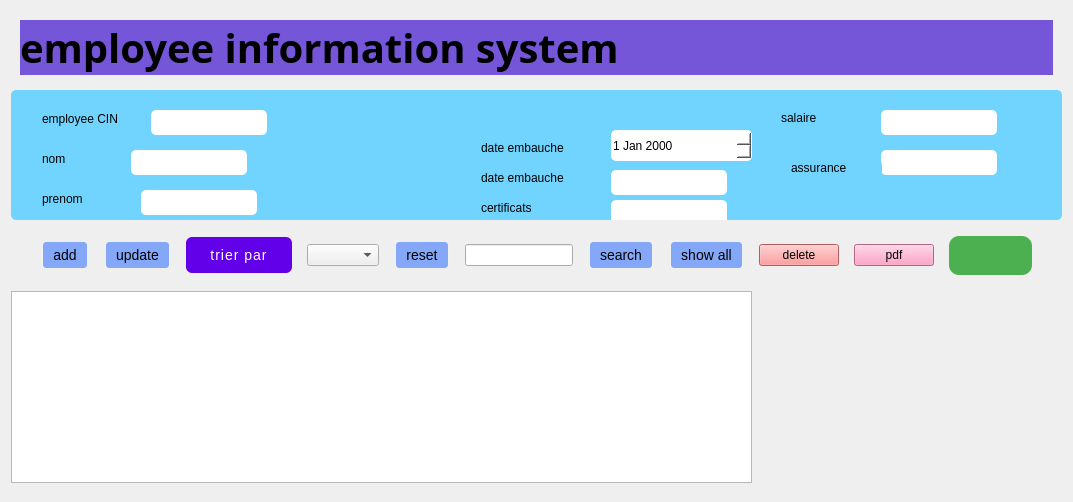
    <widget class="QWidget" name="dashboard_page_2">
     <layout class="QGridLayout" name="gridLayout_7">
      <item row="1" column="0">
       <widget class="QFrame" name="info_frame_2">
        <property name="minimumSize">
         <size>
          <width>130</width>
          <height>130</height>
         </size>
        </property>
        <property name="styleSheet">
         <string notr="true">border:none;
background-color: rgb(112, 212, 255);
border-radius:5px;</string>
        </property>
        <property name="frameShape">
         <enum>QFrame::Shape::NoFrame</enum>
        </property>
        <widget class="QDateEdit" name="dateEdit_8">
         <property name="geometry">
          <rect>
           <x>600</x>
           <y>40</y>
           <width>141</width>
           <height>31</height>
          </rect>
         </property>
         <property name="styleSheet">
          <string notr="true">background-color:white;</string>
         </property>
        </widget>
        <widget class="QLineEdit" name="lineEdit_24">
         <property name="geometry">
          <rect>
           <x>130</x>
           <y>100</y>
           <width>116</width>
           <height>25</height>
          </rect>
         </property>
         <property name="styleSheet">
          <string notr="true">background-color: rgb(255, 255, 255);</string>
         </property>
        </widget>
        <widget class="QLabel" name="label_59">
         <property name="geometry">
          <rect>
           <x>50</x>
           <y>140</y>
           <width>51</width>
           <height>16</height>
          </rect>
         </property>
         <property name="text">
          <string>email</string>
         </property>
        </widget>
        <widget class="QLabel" name="label_60">
         <property name="geometry">
          <rect>
           <x>470</x>
           <y>50</y>
           <width>111</width>
           <height>16</height>
          </rect>
         </property>
         <property name="text">
          <string>date embauche</string>
         </property>
        </widget>
        <widget class="QLabel" name="label_86">
         <property name="geometry">
          <rect>
           <x>31</x>
           <y>61</y>
           <width>91</width>
           <height>16</height>
          </rect>
         </property>
         <property name="text">
          <string>nom</string>
         </property>
        </widget>
        <widget class="QLabel" name="label_87">
         <property name="geometry">
          <rect>
           <x>31</x>
           <y>101</y>
           <width>71</width>
           <height>16</height>
          </rect>
         </property>
         <property name="text">
          <string>prenom</string>
         </property>
        </widget>
        <widget class="QLineEdit" name="lineEdit_25">
         <property name="geometry">
          <rect>
           <x>120</x>
           <y>60</y>
           <width>116</width>
           <height>25</height>
          </rect>
         </property>
         <property name="styleSheet">
          <string notr="true">background-color: rgb(255, 255, 255);</string>
         </property>
        </widget>
        <widget class="QLineEdit" name="lineEdit_26">
         <property name="geometry">
          <rect>
           <x>140</x>
           <y>20</y>
           <width>116</width>
           <height>25</height>
          </rect>
         </property>
         <property name="styleSheet">
          <string notr="true">background-color: rgb(255, 255, 255);</string>
         </property>
        </widget>
        <widget class="QLabel" name="label_88">
         <property name="geometry">
          <rect>
           <x>31</x>
           <y>21</y>
           <width>101</width>
           <height>16</height>
          </rect>
         </property>
         <property name="text">
          <string>employee CIN</string>
         </property>
        </widget>
        <widget class="QLineEdit" name="lineEdit_email_2">
         <property name="geometry">
          <rect>
           <x>120</x>
           <y>140</y>
           <width>116</width>
           <height>25</height>
          </rect>
         </property>
         <property name="styleSheet">
          <string notr="true">background-color: rgb(255, 255, 255);</string>
         </property>
        </widget>
        <widget class="QLineEdit" name="lineEdit_date_2">
         <property name="geometry">
          <rect>
           <x>600</x>
           <y>80</y>
           <width>116</width>
           <height>25</height>
          </rect>
         </property>
         <property name="styleSheet">
          <string notr="true">background-color: rgb(255, 255, 255);</string>
         </property>
        </widget>
        <widget class="QLineEdit" name="lineEdit_certificats_2">
         <property name="geometry">
          <rect>
           <x>600</x>
           <y>110</y>
           <width>116</width>
           <height>25</height>
          </rect>
         </property>
         <property name="styleSheet">
          <string notr="true">background-color: rgb(255, 255, 255);</string>
         </property>
        </widget>
        <widget class="QLineEdit" name="lineEdit_diplomes_2">
         <property name="geometry">
          <rect>
           <x>600</x>
           <y>140</y>
           <width>116</width>
           <height>25</height>
          </rect>
         </property>
         <property name="styleSheet">
          <string notr="true">background-color: rgb(255, 255, 255);</string>
         </property>
        </widget>
        <widget class="QLineEdit" name="lineEdit_assurance_2">
         <property name="geometry">
          <rect>
           <x>870</x>
           <y>60</y>
           <width>116</width>
           <height>25</height>
          </rect>
         </property>
         <property name="styleSheet">
          <string notr="true">background-color: rgb(255, 255, 255);</string>
         </property>
        </widget>
        <widget class="QLabel" name="label_89">
         <property name="geometry">
          <rect>
           <x>470</x>
           <y>110</y>
           <width>111</width>
           <height>16</height>
          </rect>
         </property>
         <property name="text">
          <string>certificats</string>
         </property>
        </widget>
        <widget class="QLabel" name="label_90">
         <property name="geometry">
          <rect>
           <x>470</x>
           <y>140</y>
           <width>111</width>
           <height>16</height>
          </rect>
         </property>
         <property name="text">
          <string>diplomes</string>
         </property>
        </widget>
        <widget class="QLabel" name="label_91">
         <property name="geometry">
          <rect>
           <x>470</x>
           <y>80</y>
           <width>111</width>
           <height>16</height>
          </rect>
         </property>
         <property name="text">
          <string>date embauche</string>
         </property>
        </widget>
        <widget class="QLabel" name="label_92">
         <property name="geometry">
          <rect>
           <x>780</x>
           <y>70</y>
           <width>91</width>
           <height>16</height>
          </rect>
         </property>
         <property name="text">
          <string>assurance</string>
         </property>
        </widget>
        <widget class="QLineEdit" name="lineEdit_salaire_3">
         <property name="geometry">
          <rect>
           <x>870</x>
           <y>20</y>
           <width>116</width>
           <height>25</height>
          </rect>
         </property>
         <property name="styleSheet">
          <string notr="true">background-color: rgb(255, 255, 255);</string>
         </property>
        </widget>
        <widget class="QLabel" name="label_93">
         <property name="geometry">
          <rect>
           <x>770</x>
           <y>20</y>
           <width>91</width>
           <height>16</height>
          </rect>
         </property>
         <property name="text">
          <string>salaire</string>
         </property>
        </widget>
       </widget>
      </item>
      <item row="0" column="0">
       <widget class="QFrame" name="frame_2">
        <property name="frameShape">
         <enum>QFrame::Shape::NoFrame</enum>
        </property>
        <layout class="QHBoxLayout" name="horizontalLayout_13">
         <item>
          <widget class="QLabel" name="title_label_10">
           <property name="font">
            <font>
             <family>Script MT Bold</family>
             <pointsize>30</pointsize>
             <bold>true</bold>
            </font>
           </property>
           <property name="styleSheet">
            <string notr="true">background-color:#7556d8;</string>
           </property>
           <property name="text">
            <string>employee information system</string>
           </property>
          </widget>
         </item>
        </layout>
       </widget>
      </item>
      <item row="2" column="0">
       <widget class="QFrame" name="function_frame_2">
        <property name="minimumSize">
         <size>
          <width>10</width>
          <height>10</height>
         </size>
        </property>
        <property name="maximumSize">
         <size>
          <width>120000</width>
          <height>120000</height>
         </size>
        </property>
        <property name="styleSheet">
         <string notr="true"> QPushButton:hover{
border-color:#4c96f7;
font-size:15px;
}</string>
        </property>
        <property name="frameShape">
         <enum>QFrame::Shape::NoFrame</enum>
        </property>
        <layout class="QHBoxLayout" name="horizontalLayout_14">
         <property name="spacing">
          <number>15</number>
         </property>
         <property name="leftMargin">
          <number>30</number>
         </property>
         <property name="topMargin">
          <number>10</number>
         </property>
         <property name="rightMargin">
          <number>30</number>
         </property>
         <property name="bottomMargin">
          <number>10</number>
         </property>
         <item>
          <widget class="QPushButton" name="add_btn_2">
           <property name="styleSheet">
            <string notr="true">
    font-size: 14px;
    padding: 5px 10px;
    border: 2px solid #f0f0f0;
    border-radius: 5px;
    background-color: #84a8f7;

</string>
           </property>
           <property name="text">
            <string>add</string>
           </property>
           <property name="icon">
            <iconset>
             <normaloff>../../Downloads/wetransfer_sidemenu_2024-10-04_1548/sidemenu/im/add_24dp_5F6368_FILL0_wght400_GRAD0_opsz24.png</normaloff>../../Downloads/wetransfer_sidemenu_2024-10-04_1548/sidemenu/im/add_24dp_5F6368_FILL0_wght400_GRAD0_opsz24.png</iconset>
           </property>
          </widget>
         </item>
         <item>
          <widget class="QPushButton" name="buttonUpdate">
           <property name="styleSheet">
            <string notr="true">  font-size: 14px;
    padding: 5px 10px;
    border: 2px solid #f0f0f0;
    border-radius: 5px;
    background-color: #84a8f7;</string>
           </property>
           <property name="text">
            <string>update</string>
           </property>
           <property name="icon">
            <iconset>
             <normaloff>../../Downloads/wetransfer_sidemenu_2024-10-04_1548/sidemenu/im/update_24dp_5F6368_FILL0_wght400_GRAD0_opsz24.png</normaloff>../../Downloads/wetransfer_sidemenu_2024-10-04_1548/sidemenu/im/update_24dp_5F6368_FILL0_wght400_GRAD0_opsz24.png</iconset>
           </property>
          </widget>
         </item>
         <item>
          <widget class="QPushButton" name="buttonTrierNoms">
           <property name="styleSheet">
            <string notr="true">QPushButton {
    background-color: #6200ea;
    color: white;
    border-radius: 6px;
    padding: 10px 24px;
    font-size: 14px;
    letter-spacing: 1px;
    text-transform: uppercase;
    transition: background-color 0.3s ease;
}
QPushButton:hover {
    background-color: #3700b3;
}
QPushButton:pressed {
    background-color: #30009c;
}</string>
           </property>
           <property name="text">
            <string>trier par</string>
           </property>
          </widget>
         </item>
         <item>
          <widget class="QComboBox" name="comboBox_25"/>
         </item>
         <item>
          <widget class="QPushButton" name="btnReset">
           <property name="styleSheet">
            <string notr="true">  font-size: 14px;
    padding: 5px 10px;
    border: 2px solid #f0f0f0;
    border-radius: 5px;
    background-color: #84a8f7;</string>
           </property>
           <property name="text">
            <string>reset</string>
           </property>
           <property name="icon">
            <iconset>
             <normaloff>../../Downloads/wetransfer_sidemenu_2024-10-04_1548/sidemenu/im/backspace_24dp_5F6368_FILL0_wght400_GRAD0_opsz24.png</normaloff>../../Downloads/wetransfer_sidemenu_2024-10-04_1548/sidemenu/im/backspace_24dp_5F6368_FILL0_wght400_GRAD0_opsz24.png</iconset>
           </property>
          </widget>
         </item>
         <item>
          <layout class="QHBoxLayout" name="horizontalLayout_15">
           <item>
            <widget class="QLineEdit" name="lineEditNom">
             <property name="styleSheet">
              <string notr="true">QLineEdit:focus{
border: 1px solid #8b86aa;
background-color:#343155;
}</string>
             </property>
            </widget>
           </item>
           <item>
            <widget class="QPushButton" name="buttonRechercher">
             <property name="styleSheet">
              <string notr="true">  font-size: 14px;
    padding: 5px 10px;
    border: 2px solid #f0f0f0;
    border-radius: 5px;
    background-color: #84a8f7;</string>
             </property>
             <property name="text">
              <string>search</string>
             </property>
            </widget>
           </item>
           <item>
            <widget class="QPushButton" name="pushButton_70">
             <property name="styleSheet">
              <string notr="true">  font-size: 14px;
    padding: 5px 10px;
    border: 2px solid #f0f0f0;
    border-radius: 5px;
    background-color: #84a8f7;</string>
             </property>
             <property name="text">
              <string>show all</string>
             </property>
            </widget>
           </item>
          </layout>
         </item>
         <item>
          <widget class="QPushButton" name="delete_btn_2">
           <property name="styleSheet">
            <string notr="true">background-color:#ff8183;</string>
           </property>
           <property name="text">
            <string>delete</string>
           </property>
           <property name="icon">
            <iconset>
             <normaloff>../../Downloads/wetransfer_sidemenu_2024-10-04_1548/sidemenu/im/delete_24dp_5F6368_FILL0_wght400_GRAD0_opsz24.png</normaloff>../../Downloads/wetransfer_sidemenu_2024-10-04_1548/sidemenu/im/delete_24dp_5F6368_FILL0_wght400_GRAD0_opsz24.png</iconset>
           </property>
          </widget>
         </item>
         <item>
          <widget class="QPushButton" name="export_pdf_2">
           <property name="styleSheet">
            <string notr="true">background-color: rgb(255, 137, 184);</string>
           </property>
           <property name="text">
            <string>pdf</string>
           </property>
           <property name="icon">
            <iconset>
             <normaloff>../../Downloads/wetransfer_sidemenu_2024-10-04_1548/sidemenu/im/picture_as_pdf_24dp_5F6368_FILL0_wght400_GRAD0_opsz24.png</normaloff>../../Downloads/wetransfer_sidemenu_2024-10-04_1548/sidemenu/im/picture_as_pdf_24dp_5F6368_FILL0_wght400_GRAD0_opsz24.png</iconset>
           </property>
          </widget>
         </item>
         <item>
          <widget class="QPushButton" name="pushButtonStatistiques_2">
           <property name="styleSheet">
            <string notr="true">QPushButton {
    background-color: #4CAF50;        /* Green background */
    color: white;                     /* White text */
    border: none;                     /* No border for a clean look */
    border-radius: 10px;              /* Rounded corners */
    padding: 10px 20px;               /* Padding */
    font-size: 16px;                  /* Text size */
    font-weight: bold;                /* Bold text */
    box-shadow: 3px 3px 10px rgba(0, 0, 0, 0.3); /* Shadow effect */
}

QPushButton:hover {
    background-color: #45a049;        /* Darker green on hover */
}

QPushButton:pressed {
    background-color: #3e8e41;        /* Darker green on press */
}

QPushButton:disabled {
    background-color: #cccccc;        /* Gray background when disabled */
    color: #666666;                   /* Gray text when disabled */
}
</string>
           </property>
           <property name="text">
            <string/>
           </property>
           <property name="icon">
            <iconset>
             <normaloff>:/m/m/pngtree-vector-pie-chart-icon-png-image_4894574.jpg</normaloff>:/m/m/pngtree-vector-pie-chart-icon-png-image_4894574.jpg</iconset>
           </property>
           <property name="iconSize">
            <size>
             <width>50</width>
             <height>50</height>
            </size>
           </property>
          </widget>
         </item>
        </layout>
       </widget>
      </item>
      <item row="4" column="0">
       <widget class="QFrame" name="result_frame_2">
        <property name="minimumSize">
         <size>
          <width>200</width>
          <height>200</height>
         </size>
        </property>
        <property name="frameShape">
         <enum>QFrame::Shape::NoFrame</enum>
        </property>
        <widget class="QTableView" name="tableView_2">
         <property name="geometry">
          <rect>
           <x>0</x>
           <y>0</y>
           <width>741</width>
           <height>192</height>
          </rect>
         </property>
        </widget>
        <widget class="QLabel" name="label_94">
         <property name="geometry">
          <rect>
           <x>760</x>
           <y>0</y>
           <width>221</width>
           <height>191</height>
          </rect>
         </property>
         <property name="text">
          <string/>
         </property>
         <property name="pixmap">
          <pixmap>:/images/images/dashboard.png</pixmap>
         </property>
        </widget>
       </widget>
      </item>
     </layout>
    </widget>
